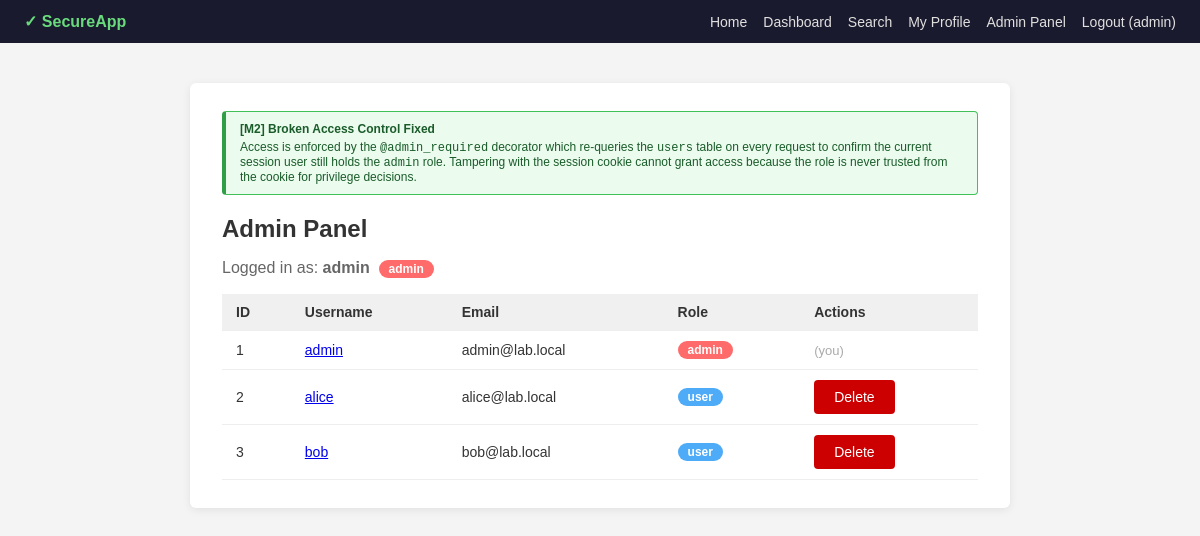
The page /admin (signed in) on the database its author committed.
### tables this page shows
CREATE TABLE users (
    id        INTEGER PRIMARY KEY AUTOINCREMENT,
    username  TEXT    NOT NULL UNIQUE,
    password  TEXT    NOT NULL,   -- SECURE: bcrypt hash with per-user salt
    role      TEXT    NOT NULL DEFAULT 'user',
    email     TEXT    NOT NULL,
    bio       TEXT    DEFAULT ''
);

### app.py (the view)
@app.route("/admin")
@admin_required   # [M2] DB-backed role check  cookie tampering cannot bypass this
def admin():
    db    = get_conn()
    users = db.execute(
        "SELECT id, username, email, role FROM users"
    ).fetchall()
    return render_template("admin.html", users=users)

### app.py (called while the page is built)
def admin_required(f):
    @wraps(f)
    def decorated(*args, **kwargs):
        if "user_id" not in session:
            return redirect(url_for("login"))
        db   = get_conn()
        user = db.execute(
            "SELECT role FROM users WHERE id = ?", (session["user_id"],)
        ).fetchone()
        if not user or user["role"] != "admin":
            abort(403)
        return f(*args, **kwargs)
    return decorated

def get_conn() -> sqlite3.Connection:
    if "db" not in g:
        g.db = get_db()
    return g.db

@app.teardown_appcontext
def close_conn(error):
    db = g.pop("db", None)
    if db is not None:
        db.close()

### database.py (called while the page is built)
def get_db() -> sqlite3.Connection:
    conn = sqlite3.connect(DB_PATH)
    conn.row_factory = sqlite3.Row
    return conn

### templates/admin.html (shortened to what this page needs)
{% extends "base.html" %}
{% block content %}
<div class="card">
    <div class="sec-note">
        <strong>[M2] Broken Access Control Fixed</strong>
        Access is enforced by the <code>@admin_required</code> decorator
        which re-queries the <code>users</code> table on every request to
        confirm the current session user still holds the <code>admin</code>
        role. Tampering with the session cookie cannot grant access because
        the role is never trusted from the cookie for privilege decisions.
    </div>
    <h2>Admin Panel</h2>
    <p style="color:#666; margin-bottom:16px;">
        Logged in as: <strong>{{ session.username }}</strong>
        &nbsp;<span class="badge badge-admin">admin</span>
    </p>
    <table>
        <thead>
            <tr>
                <th>ID</th>
                <th>Username</th>
                <th>Email</th>
                <th>Role</th>
                <th>Actions</th>
            </tr>
        </thead>
        <tbody>
        {% for user in users %}
            <tr>
                <td>{{ user.id }}</td>
                <td>
                    <a href="{{ url_for('profile', user_id=user.id) }}">
                        {{ user.username }}
                    </a>
                </td>
                <td>{{ user.email }}</td>
                <td>
                    <span class="badge {% if user.role == 'admin' %}badge-admin{% else %}badge-user{% endif %}">
                        {{ user.role }}
                    </span>
                </td>
                <td>
                    {% if user.id != session.user_id %}
                        <a href="{{ url_for('admin_delete', user_id=user.id) }}"
                           class="btn btn-danger"
                           onclick="return confirm('Delete {{ user.username }}?')">
                            Delete
                        </a>
                    {% else %}
                        <span style="color:#aaa; font-size:13px;">(you)</span>
                    {% endif %}
                </td>
            </tr>
        {% endfor %}
        </tbody>
    </table>
</div>
{% endblock %}

### templates/base.html (shortened to what this page needs)
<!DOCTYPE html>
<html lang="en">
<head>
</head>
<body>
<nav>
    <span class="brand">&#10003; SecureApp </span>
    <a href="{{ url_for('index') }}">Home</a>
    {% if session.user_id %}
        <a href="{{ url_for('dashboard') }}">Dashboard</a>
        <a href="{{ url_for('search') }}">Search</a>
        <a href="{{ url_for('profile', user_id=session.user_id) }}">My Profile</a>
        {% if session.role == 'admin' %}
            <a href="{{ url_for('admin') }}">Admin Panel</a>
        {% endif %}
        <a href="{{ url_for('logout') }}">Logout ({{ session.username }})</a>
    {% else %}
        <a href="{{ url_for('login') }}">Login</a>
        <a href="{{ url_for('register') }}">Register</a>
    {% endif %}
</nav>
<div class="container">
    {% block content %}{% endblock %}
</div>
</body>
</html>

### templates/base.html (style rules this page uses)
* { box-sizing: border-box; margin: 0; padding: 0; }
body { font-family: Arial, sans-serif; background: #f4f4f4; color: #333; }
nav { background: #1a1a2e; padding: 12px 24px; display: flex; align-items: center; gap: 16px; }
nav a { color: #e0e0e0; text-decoration: none; font-size: 14px; }
nav .brand { font-weight: bold; font-size: 16px; color: #69db7c; margin-right: auto; }
.container { max-width: 860px; margin: 40px auto; padding: 0 20px; }
.card { background: #fff; border-radius: 6px; padding: 28px 32px; box-shadow: 0 2px 8px rgba(0,0,0,0.08); margin-bottom: 24px; }
h1, h2, h3 { margin-bottom: 16px; }
.btn { display: inline-block; padding: 9px 20px; border: none; border-radius: 4px; cursor: pointer; font-size: 14px; text-decoration: none; }
.btn-danger { background: #cc0000; color: #fff; }
table { width: 100%; border-collapse: collapse; font-size: 14px; }
th, td { padding: 10px 14px; border-bottom: 1px solid #eee; text-align: left; }
th { background: #f0f0f0; font-weight: bold; }
.badge { display: inline-block; padding: 2px 10px; border-radius: 12px; font-size: 12px; font-weight: bold; }
.badge-admin { background: #ff6b6b; color: #fff; }
.badge-user { background: #4dabf7; color: #fff; }
.sec-note { background: #ebfbee; border: 1px solid #40c057; border-left: 4px solid #2f9e44; padding: 10px 14px; border-radius: 4px; font-size: 12px; color: #1a5c2a; margin-bottom: 20px; }
.sec-note strong { display: block; margin-bottom: 4px; }

### rows shown on the page
users: id "1", username "admin", email "admin@lab.local", role "admin", shows "(you)"
users: id "2", username "alice", email "alice@lab.local", role "user"
users: id "3", username "bob", email "bob@lab.local", role "user"

### other values the page prints
{{ session.username }} "admin"
